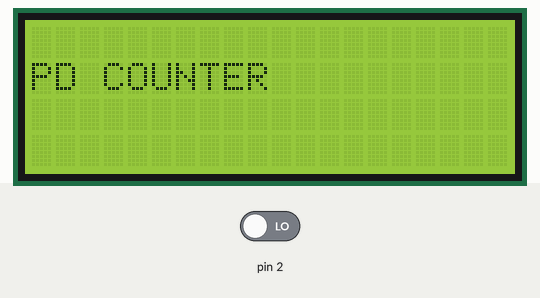
A sketch run on a simulated Arduino Uno, built with avr-gcc and run on an emulated ATmega328P. On the bench: 20×4 character LCD. Inputs (shaded band) come from the test bench; at power-on: pin 2 LOW.

Above: at 0.1 s.
At 3.2 s:
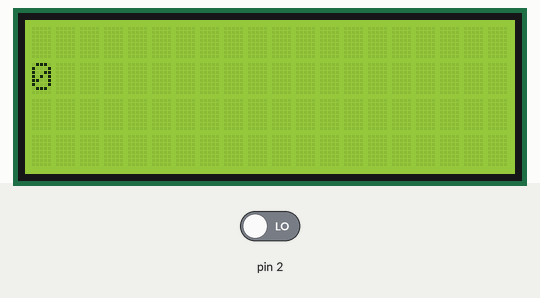
3.3 s: pin 2 driven HIGH
At 4.4 s:
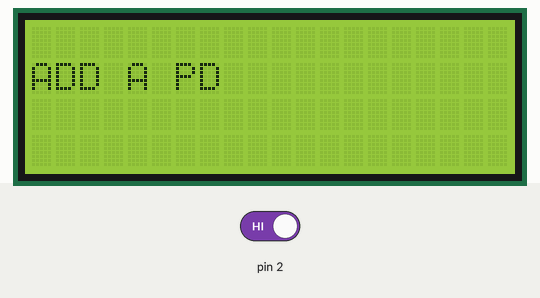
Timing chart, 0 to 6.3 s (numbered marks = the images above; inputs shaded):
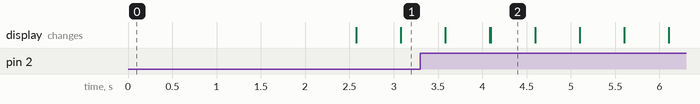

The sketch:

index.ino
```cpp
#include <Wire.h>
#include <LiquidCrystal_I2C.h>

LiquidCrystal_I2C lcd(0x27,20,4);
volatile int nowNum = 0;
volatile bool showPlusOne = false;
void setup() {
  // uno 为 pin2
  attachInterrupt(0, plusOne, RISING);

  lcd.init();                  // 初始化LCD
  lcd.backlight();             //设置LCD背景等亮
  lcd.setCursor(0, 1);
  lcd.print("PD COUNTER");
  delay(2000);

  Serial.begin(9600);
}

void loop() {
  if(showPlusOne){
    nowNum = nowNum+1;
    showPlusOne = false;
    lcd.setCursor(0, 1);
    lcd.print("ADD A PD");
  }
  delay(500);
  lcd.setCursor(0, 1);
  lcd.clear();
  delay(500);
  lcd.setCursor(0, 1);
  lcd.print(String(nowNum));
}

void plusOne() {
  showPlusOne = true;
}
```

Measured:
- after the input at 3.3 s, the display: first differs from a run without the input after 0.79 s (image 2)
- what the display in image 2 shows lasts 0.5 s, from 4.1 s to 4.6 s
